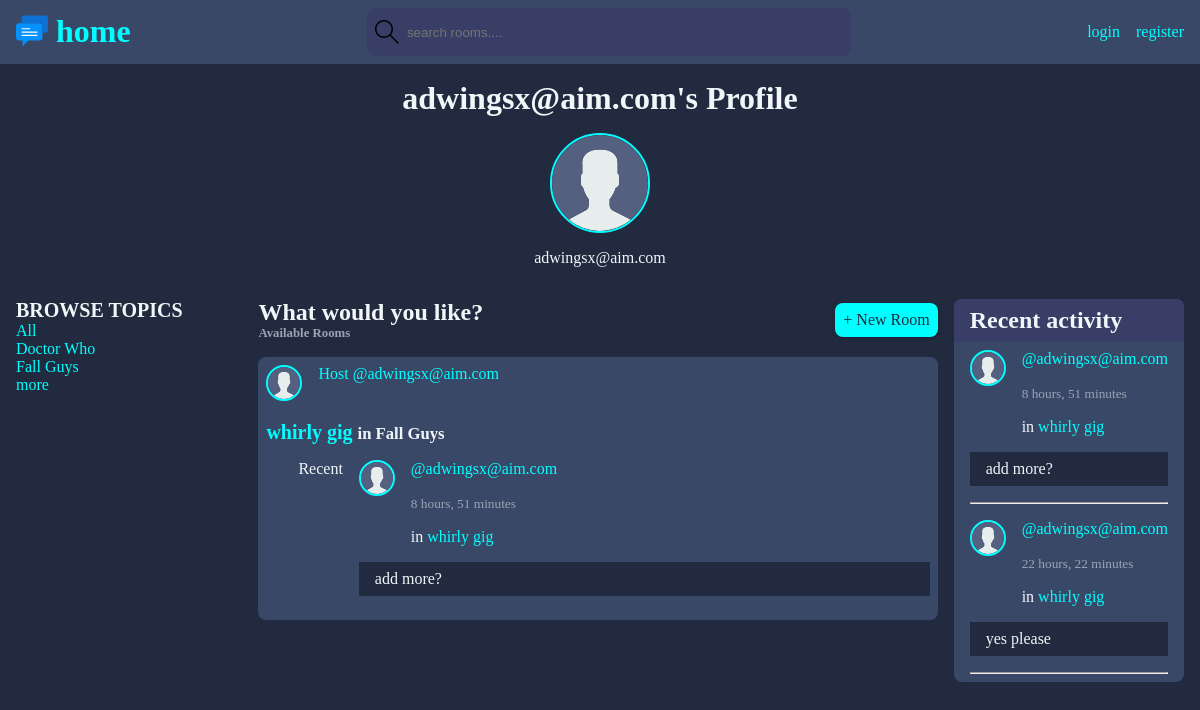
Page /profile/1/ on the committed database.
### base/models.py (models this page shows, shortened)
class User(AbstractUser):
    first_name = models.CharField(max_length=200, null=True)
    last_name = models.CharField(max_length=200, null=True)
    email = models.EmailField(unique=True, null=True)
    bio = models.TextField(null=True)
    avatar = models.ImageField(null=True, default="avatar.svg")
    USERNAME_FIELD = 'email'
    REQUIRED_FIELDS = []

class Topic(models.Model):
    id = models.UUIDField(primary_key=True, default=uuid.uuid4, editable=False)
    name = models.CharField(max_length=200)
    updated = models.DateTimeField(auto_now=True)
    created = models.DateTimeField(auto_now_add=True)

class Room(models.Model):
    id = models.UUIDField(primary_key=True, default=uuid.uuid4, editable=False)
    topic = models.ForeignKey(Topic, on_delete=models.SET_NULL, null=True)
    host = models.ForeignKey(User, on_delete=models.SET_NULL, null=True)
    name = models.CharField(max_length=200)
    description = models.TextField(null=True, blank=True)
    participants = models.ManyToManyField(User, related_name='participants', blank=True)
    updated = models.DateTimeField(auto_now=True)
    created = models.DateTimeField(auto_now_add=True)
    class Meta:
        ordering = ["-updated", "-created"]
    def __str__(self):
        return str(self.name)

class Message(models.Model):
    user = models.ForeignKey(User, on_delete=models.CASCADE)
    room = models.ForeignKey(Room, on_delete=models.CASCADE)  # or models.SET_NULL
    body = models.TextField(null=False, blank=False)
    updated = models.DateTimeField(auto_now=True)
    created = models.DateTimeField(auto_now_add=True)
    class Meta:
        ordering = ["-updated", "-created"]
    def __str__(self):
        return str(self.body)

### base/views.py (the view)
# urls.py: path("profile/<str:pk>/", views.user_profile, name="user"),
def user_profile(request, pk):
    print('run', pk)
    userinfo = User.objects.get(id=pk)
    print('run2', userinfo)
    rooms = userinfo.room_set.all().filter(host__id=pk).order_by('-created')
    for room in rooms:
        room.latest_message = room.message_set.latest('created')
    topics = Topic.objects.all()
    room_count = rooms.count()
    topics = Topic.objects.all()
    recent_messages = userinfo.message_set.all().order_by('-created')
    context = {
        'userinfo': userinfo,
        'rooms': rooms,
        'topics': topics,
        'recent_messages': recent_messages,
    }
    return render(request, 'base/profile.html', context)

### base/templates/base/profile.html
{% extends "main.html" %}
{% block content %}
<div class="profileinfo">
	{% if request.user == userinfo %}
	<h1>My Profile Page</h1>
	<a href="{% url 'update_user' %}">edit profile</a>
	{% else %}
	<h1>{{userinfo.email}}'s Profile</h1>
	{% endif %}
	<div class="userinfo">
		<img
			class="fullprofile"
			src="{{userinfo.avatar.url}}"
			alt="{{userinfo}} avatar"
		/>
		<div class="name">{{userinfo.email}}</div>
	</div>
</div>
<div class="home-container">
	<div class="mobile-hide">{% include 'base/components/topic_list.html'%}</div>
	<div>{% include 'base/components/room_list.html'%}</div>
	<div class="mobile-hide">{% include 'base/components/activity.html'%}</div>
</div>
{% endblock content %}

### templates/main.html (shortened to what this page needs)
<!DOCTYPE html>
{% load static %}
<html lang="en">
	<head>
		<link
			rel="stylesheet"
			type="text/css"
			href="{% static 'styles/index.css' %}"
		/>
	</head>
	<body class="">
		{% include "navBar.html" %}
		<div class="bodyinner">
			{% block content %} {% endblock content %}
		</div>
	</body>
</html>

### templates/navBar.html (shortened to what this page needs)
{% load static %}
<nav class="nav">
	<div class="nav-inner">
		<a href="{% url 'home' %}"
			><h1 class="homebtn">
				<img src="{% static 'images/icon.svg' %}" alt="icon" /> home
			</h1></a
		>
		<form class="mobile-hide search" method="'GET" action="{% url 'home' %}">
			<label for=""
				>
				<input type="text" name="q" placeholder="search rooms...."
			/></label>
		</form>
		<div class="navbtns">
			{% if request.user.is_authenticated %} {% comment %}
			<h3 class="mobile-hide">hello {{ request.user }}</h3>
			{% endcomment %}
			<a href="{% url 'user' request.user.id %}">profile</a>
			<a href="{% url 'logout' %}">logout</a>
			{% else %}
			<a href="{% url 'login' %}">login</a>
			<a href="{% url 'register' %}">register</a>
			{% endif %}
		</div>
	</div>
</nav>

### base/templates/base/components/topic_list.html
<div class="topics-container">
	<h3>BROWSE TOPICS</h3>
	<div>
		<a href="{% url 'home' %}">All</a>
	</div>
	{% for topic in topics %}
	<div>
		<a href="{% url 'home' %}?q={{ topic.name }}">{{ topic.name }}</a>
	</div>
	{% endfor %}
	<a href="{% url 'topics' %}" class="">more</a>
</div>

### base/templates/base/components/room_list.html (shortened to what this page needs)
<div class="room-container">
	<div class="top-row">
		<div class="left">
			<h2>What would you like?</h2>
			<h3>{{ room_count }} Available Rooms</h3>
		</div>
		<div class="right">
			<a href="{% url 'create-room' %}" class="btn btn-secondary">+ New Room</a>
		</div>
	</div>
	<div class="roomlist">
		{% for room in rooms %}
		<div class="room-item">
			<div class="toprow flex">
				<a href="{% url 'user' room.host.id %}" class="flex"
					><div class="piccontainer">
						<img
							class="miniprofile"
							src="{{room.host.avatar.url}}"
							alt="{{room.host}} avatar"
						/>
					</div>
					<div>Host @{{ room.host }}</div></a
				>
			</div>
			<div class="content">
				<h3>
					<a href="{% url 'room' room.id %}">{{ room.name }}</a>
					<small>in {{ room.topic.name }}</small>
				</h3>
			</div>
			<div class="bottomrow flex">
				<div>Recent</div>
				<div class="content flex-col">
					<div class="meta flex">
						<div class="piccontainer">
							<a href="{% url 'user' room.latest_message.user.id %}"
								><img
									class="miniprofile"
									src="{{room.latest_message.user.avatar.url}}"
									alt="{{room.latest_message.user}} avatar"
							/></a>
						</div>
						<div class="flex-col">
							<div>
								<a href="{% url 'user' room.latest_message.user.id %}"
									>@{{room.latest_message.user}}</a
								>
							</div>
							<div>
								<small class="timestamp">
									{{room.latest_message.created|timesince}}</small
								>
							</div>
							<div>
								in
								<a href="{%url 'room' room.latest_message.room.id%}"
									>{{room.latest_message.room}}</a
								>
							</div>
						</div>
					</div>
					<div class="minicomment">
						<p>{{room.latest_message}}</p>
					</div>
				</div>
			</div>
		</div>
		{% endfor %}
	</div>
</div>

### base/templates/base/components/activity.html (shortened to what this page needs)
<div class="feed widget">
	<div class="toprow">
		<h2>Recent activity</h2>
	</div>
	{% for message in recent_messages%}
	<div class="content flex-col">
		<div class="meta flex">
			<div class="piccontainer">
				<a href="{% url 'user' message.user.id %}"
					><img
						class="miniprofile"
						src="{{message.user.avatar.url}}"
						alt="{{message.user}} avatar"
				/></a>
			</div>
			<div class="flex-col">
				<div>
					<a href="{% url 'user' message.user.id %}">@{{message.user}}</a>
				</div>
				<div>
					<small class="timestamp"> {{message.created|timesince}}</small>
				</div>
				<div>
					in <a href="{%url 'room' message.room.id%}">{{message.room}}</a>
				</div>
			</div>
		</div>
		<div class="minicomment">
			<p>{{message}}</p>
		</div>
		<hr />
	</div>
	{%endfor%}
</div>

### static/styles/index.css (style rules this page uses)
:root { --primary: #212a3e; --secondary: #394867; --tertiary: #393e67; --textprimary: #f1f6f9; --textsecondaty: #9ba4b5; --danger: rgb(255, 33, 0); --pbutton: aqua; --maxwidth: 1440px; }
h1 { font-size: 2rem; }
h2 { font-size: 1.5rem; }
h3 { font-size: 1.25rem; }
* { margin: 0; padding: 0; }
body { background-color: var(--primary); color: var(--textprimary); width: 100%; }
.bodyinner { max-width: var(--maxwidth); margin: 0 auto; padding: 0 1rem; }
nav { max-width: 100vw; background-color: var(--secondary); margin-bottom: 1rem; }
.nav-inner { max-width: var(--maxwidth); display: flex; justify-content: space-between; align-items: center; padding: 0.5rem 1rem; margin: 0 auto; }
.homebtn { display: inline-flex; gap: 0.5rem; align-items: center; }
.homebtn img { height: 2rem; }
.search { flex-grow: 1; max-width: 468px; background-color: var(--tertiary); border-radius: 0.5rem; display: flex; padding: 0.5rem 0.5rem; justify-content: flex-start; align-items: center; }
.search svg { width: 1.5rem; }
.search label { display: flex; width: 100%; justify-content: flex-start; gap: 0.5rem; align-items: center; }
.search input { background-color: transparent; border: none; outline: none; flex-grow: 1; color: var(--textprimary); }
.navbtns { display: flex; gap: 1rem; }
.home-container { display: grid; grid-template-columns: 1fr 3fr 1fr; grid-gap: 1rem; min-width: 80%; }
.topics-container { gap: 1rem; }
.bottomrow { align-self: center; }
.room-container .top-row { display: flex; justify-content: space-between; align-items: center; margin-bottom: 1rem; gap: 1rem; }
.room-container .top-row h2 { color: var(--textprimary); }
.room-container .top-row h3 { font-size: 0.8rem; color: var(--textsecondaty); }
a { text-decoration: none; color: var(--pbutton); }
.roomlist { display: flex; flex-direction: column; gap: 1rem; }
.room-item { background-color: var(--secondary); border-radius: 8px; position: relative; padding: 0.5rem; }
.room-item .toprow { margin-bottom: 1rem; }
.room-item .content { margin-bottom: 1rem; }
.room-item .bottomrow { margin-left: 2rem; }
.bottomrow > .flex-col { flex-grow: 1; }
.profileinfo, .userinfo { display: flex; flex-direction: column; justify-content: center; align-items: center; margin-bottom: 1rem; gap: 1rem; }
.fullprofile { height: 6rem; width: 6rem; border-radius: 50%; border: 2px solid var(--pbutton); }
.widget { display: flex; flex-direction: column; background-color: var(--secondary); border-radius: 8px; }
.widget .toprow { background-color: var(--tertiary); padding: 0.5rem 1rem; border-top-left-radius: 8px; border-top-right-radius: 8px; display: inline-flex; gap: 1rem; align-items: center; }
.widget .content { padding: 0.5rem 1rem; }
.flex { display: flex; flex-direction: row; gap: 1rem; }
.flex-col { display: flex; flex-direction: column; gap: 1rem; }
.content { gap: 1rem; }
.miniprofile { height: 2rem; width: 2rem; border-radius: 50%; border: 2px solid var(--pbutton); }
.minicomment { background-color: var(--primary); padding: 0.5rem 1rem; padding-right: 2rem; position: relative; }
.timestamp { color: var(--textsecondaty); }
.btn { background-color: transparent; border: none; display: inline-flex; align-items: center; justify-content: center; gap: 1rem; transition: all ease-in-out 0.3s; padding: 1rem 2rem; border-radius: 5px; box-shadow: 1px 1px 3px 1px rgba(0, 0, 0, 0.15); font-weight: 500; }
.btn-secondary { border-radius: 0.5rem; background-color: var(--pbutton); padding: 0.5rem; color: var(--primary); }

### rows in the picture
User: email "adwingsx@aim.com", avatar (placeholder picture)
Topic: name "Doctor Who"
Topic: name "Fall Guys"
Room: host.avatar (placeholder picture), host "adwingsx@aim.com", name "whirly gig", topic.name "Fall Guys", latest_message.user.avatar (placeholder picture), latest_message.user "adwingsx@aim.com", latest_message.created "8 hours, 51 minutes", latest_message.room "whirly gig", latest_message "add more?"
Message: user.avatar (placeholder picture), user "adwingsx@aim.com", created "8 hours, 51 minutes", room "whirly gig", body "add more?"
Message: user.avatar (placeholder picture), user "adwingsx@aim.com", created "22 hours, 22 minutes", room "whirly gig", body "yes please"
